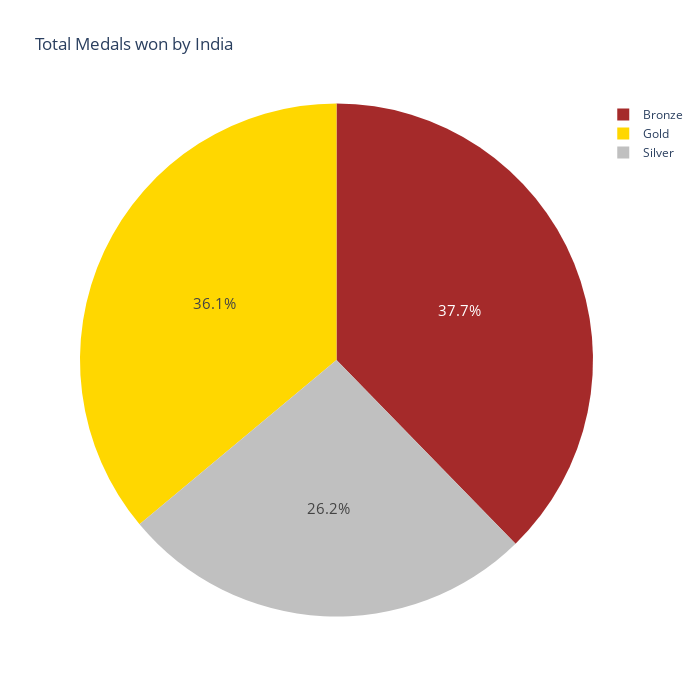

Notebook cell for this chart:
### Code cell
fig = px.pie(data_indian_medals, names='Medal', height=700, width= 700, color_discrete_sequence=[ 'brown', 'gold', 'silver'], title='Total Medals won by India')
fig.update_traces(textfont_size=15)
fig.show()

### Figure 1 — Plotly figure (JSON) as saved in the notebook; plotly's stock layout.template omitted (floating-point values rounded to 4 significant figures)
{"data": [{"domain": {"x": [0, 1], "y": [0, 1]}, "hovertemplate": "Medal=%{label}<extra></extra>", "labels": ["Gold", "Gold", "Gold", "Gold", "Gold", "Gold", "Gold", "Gold", "Gold", "Gold", "Gold", "Gold", "Gold", "Gold", "Gold", "Gold", "Gold", "Gold", "Gold", "Gold", "Gold", "Gold", "Silver", "Silver", "Silver", "Silver", "Silver", "Silver", "Silver", "Silver", "Silver", "Silver", "Silver", "Silver", "Silver", "Silver", "Silver", "Silver", "Bronze", "Bronze", "Bronze", "Bronze", "Bronze", "Bronze", "Bronze", "Bronze", "Bronze", "Bronze", "Bronze", "Bronze", "Bronze", "Bronze", "Bronze", "Bronze", "Bronze", "Bronze", "Bronze", "Bronze", "Bronze", "Bronze", "Bronze"], "legendgroup": "", "name": "", "showlegend": true, "textfont": {"size": 15}, "type": "pie"}], "layout": {"height": 700, "legend": {"tracegroupgap": 0}, "piecolorway": ["brown", "gold", "silver"], "title": {"text": "Total Medals won by India"}, "width": 700}}
